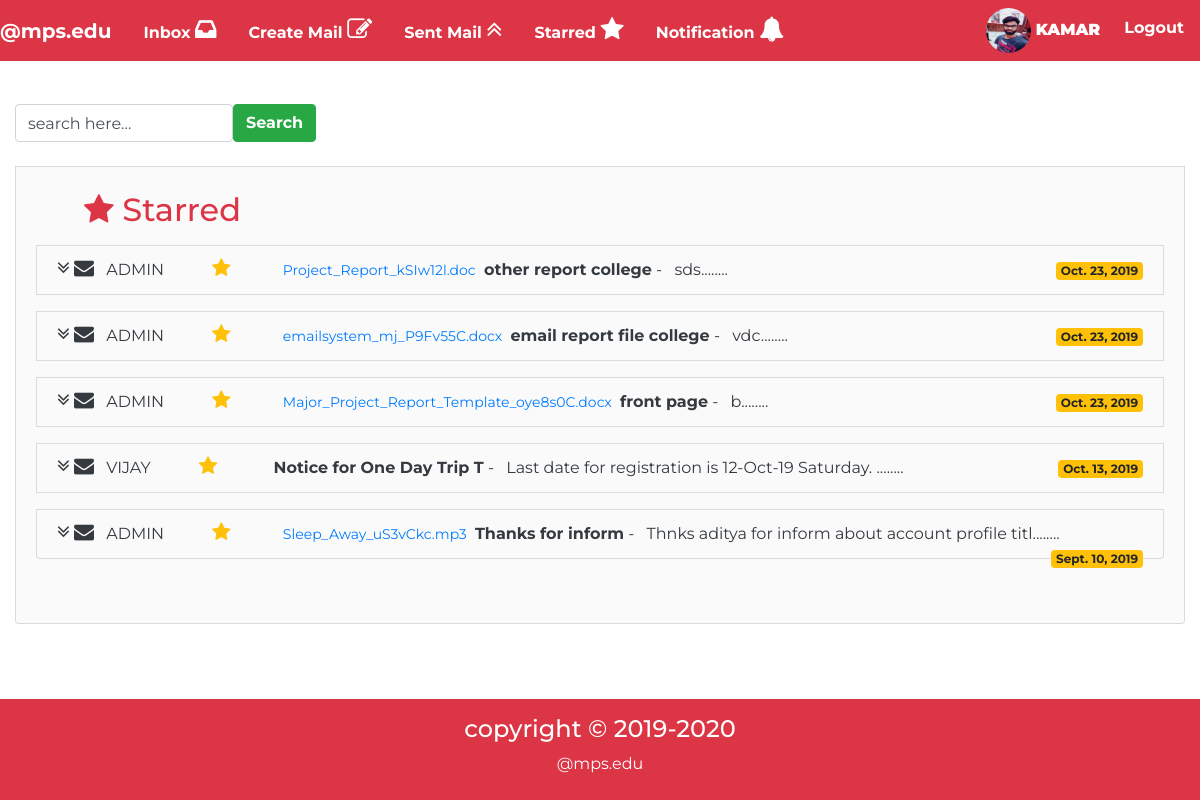
The app's page /starred/ (signed in) with its own data.
### account/models.py (models this page shows, shortened)
class Profile(models.Model):
	user=models.OneToOneField(User,on_delete=models.CASCADE)
	gender=models.CharField(max_length=10,choices=(('Male','Male'),('Female','Female')),default='Male')
	tel=models.CharField(max_length=10)
	pic=models.ImageField(upload_to='profile/profile_pic',default="profile/profile_pic/profile_image.jpg")
	type=models.CharField(max_length=10,choices=(('Student','Student'),('Teacher','Teacher')),default='Student')
	security=models.CharField(max_length=50,default="")

### mail/models.py (models this page shows, shortened)
class Inbox(models.Model):
	profile=models.ForeignKey(Profile,on_delete=models.CASCADE,related_name="inbox_profile")
	from_user=models.ForeignKey(Profile,on_delete=models.CASCADE,related_name="from_user",default='')
	sub=models.CharField(max_length=200)
	msg=models.TextField()
	attach=models.FileField(upload_to="attach_data/",default="")
	date=models.DateField(auto_now_add=True)
	starred=models.BooleanField(default=False)

### mail/views.py (the view)
# urls.py: path('starred/',views.starred),
def starred(req):
    starred=Inbox.objects.filter(profile__user__username=req.user,starred=True).order_by("-id")
    return render(req,"mail/starred.html",{"starred":starred})

### mail/templates/mail/starred.html (shortened to what this page needs)
{%extends 'mail/basic.html'%}
{%block body%}
<div class="container-fluid">
	<section class="my-5">
		<div class=" mt-5 mb-3">
		<form action="/home/search/" method="post" class="form-inline ">
		<input type="search" value="search here..." class="form-control">
		<button type="submit" class="btn btn-success my-2 font-weight-bolder">Search</button>
	</form>
	</div>
	<div class="remove-underline list-group-item bg list-group-item-secondary pb-5 pt-4">
		<h2 class="text-danger ml-5"><i class="fa fa-star"></i> Starred</h2>
{% for msg in starred%}
<li class="list-group-item list-group-item-secondary inbox my-3 delhover" id="delhover{{msg.id}}">
    <a href="/home/inbox_view/{{msg.id}}" class="text-dark">
   <i class="fa fa-angle-double-down font-awesome-size"></i>&nbsp<i class="fa fa-envelope font-awesome-size"></i>
	<span class="ml-2 mr-5 ">{{msg.from_user.user.username|upper}}</span><i class="fa fa-star font-awesome-size text-warning"></i>
    <span class="ml-5 text-primary" style="font-size:14px;">{{msg.attach.name|slice:"12:"}}</span>
	<span class="font-weight-bolder ml-1">{{msg.sub|slice:":25"}}</span> -
	<span class="ml-2">{{msg.msg|slice:":50"}}........</span>
	</a>
	<span class="float-right"><span class="badge badge-warning">{{msg.date}}</span></span>
</li>
{%endfor%}
</div>
</section>
</div>
{%endblock%}

### mail/templates/mail/basic.html (shortened to what this page needs)
<!DOCTYPE html>
<html>
<head>
<link rel="stylesheet" href="https://maxcdn.bootstrapcdn.com/bootstrap/4.3.1/css/bootstrap.min.css">
<link rel="stylesheet" type="text/css" href="https://stackpath.bootstrapcdn.com/font-awesome/4.7.0/css/font-awesome.min.css">
<link href="//maxcdn.bootstrapcdn.com/font-awesome/4.1.0/css/font-awesome.min.css" rel="stylesheet">
{% load static %}
</head>
<body>
<nav class="navbar navbar-expand-md navbar-light bg-danger fixed-top p-0">
	<a href="/home" class="navbar-brand text-white font-weight-bolder">@mps.edu</a>
	<div id="mynav" class="collapse navbar-collapse">
	    	{%if user.is_authenticated%}
<ul class="navbar-nav navbar-link-style font-weight-bolder text-center">
		<li class="nav-item p-0"><a href="/home/inbox" class="nav-link p-3">Inbox <i class="fa fa-inbox font-awesome-notification"></i></a></li>
	<li class="nav-item"><a href="/home/create" class="nav-link p-3">Create Mail <i class="fa fa-edit font-awesome-notification"></i></a></li>
	<li class="nav-item"><a href="/home/sentmail" class="nav-link p-3">Sent Mail <i class="fa fa-angle-double-up font-awesome-notification"></i></a></li>
	<li class="nav-item"><a href="/home/starred" class="nav-link p-3">Starred <i class="fa fa-star font-awesome-notification"></i></a></li>
	<li class="nav-item "><a href="#" class="nav-link p-3" data-toggle="popover" id="noti" data-placement="bottom" data-trigger="focus" data-html="true">Notification <i class="fa fa-bell font-awesome-notification"></i></a></li>
	</ul>
		{%endif%}
	<ul class="navbar-nav navbar-link-style text-center ml-auto font-weight-bolder">
	{%if user.is_authenticated%}
	<li class="nav-item"><a href="/account/profile" class="nav-link text-white"><img src="/media/{{user.profile.pic}}" class="img-fluid img-login rounded-circle">  <b>{{user.username|upper}}</b></a></li>
	<li class="nav-item"><a href="/account/logout" class="nav-link text-white p-3">Logout</a></li>
	{%else%}
	<li class="nav-item"><a href="/account/login" class="nav-link text-white p-3">Login</a></li>
	<li class="nav-item"><a href="/account/signup" class="nav-link text-white p-3">Register</a></li>
	{%endif%}
</ul>
</div>
</nav>
<br><br>
<main class="my-5">
{%block body%} {%endblock%}
</main><br><br><br><br>
<footer class="mt-5 pt-3 pb-2 bg-danger text-white">
<h4 class="text-center">copyright &copy 2019-2020</h4>
<p class="text-center">@mps.edu</p>
</footer>
</body>
</html>

### records on screen
Inbox: from_user.user.username "ADMIN", attach.name "Project_Report_kSIw12l.doc", sub "other report college", msg "sds", date "Oct. 23, 2019"
Inbox: from_user.user.username "ADMIN", attach.name "emailsystem_mj_P9Fv55C.docx", sub "email report file college", msg "vdc", date "Oct. 23, 2019"
Inbox: from_user.user.username "ADMIN", attach.name "Major_Project_Report_Template_oye8s0C.docx", sub "front page", msg "b", date "Oct. 23, 2019"
Inbox: from_user.user.username "VIJAY", sub "Notice for One Day Trip T", msg "Last date for registration is 12-Oct-19 Saturday.", date "Oct. 13, 2019"
Inbox: from_user.user.username "ADMIN", attach.name "Sleep_Away_uS3vCkc.mp3", sub "Thanks for inform", msg "Thnks aditya for inform about account profile titl", date "Sept. 10, 2019"

### other values on screen
{{ user.username|upper }} "KAMAR"
